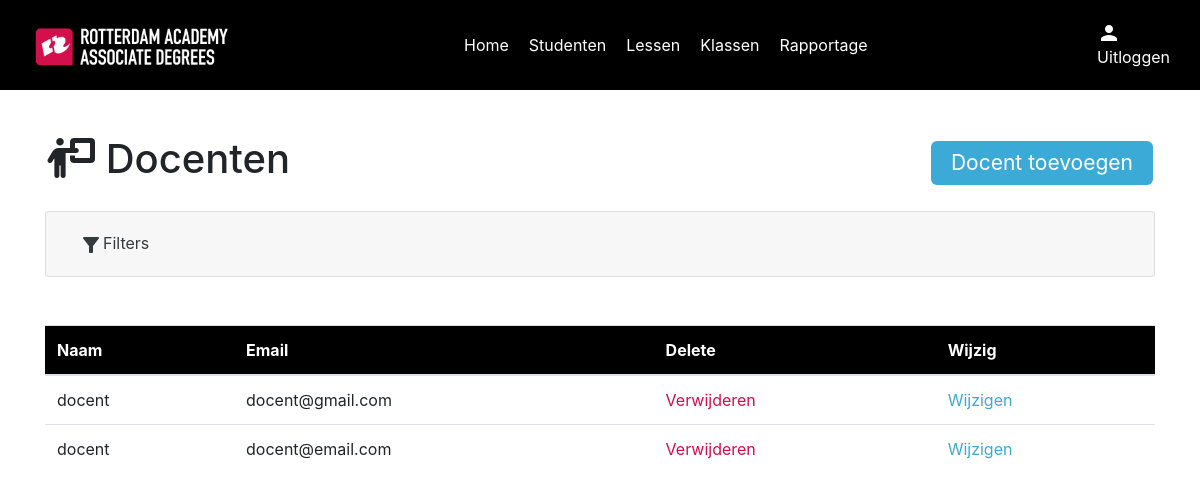
/docenten_overzicht, run on the app's committed database.
### models/userModel.py (models this page shows)
class User(UserMixin, db.Model):
    id = db.Column(db.Integer, primary_key=True)
    name = db.Column(db.String(100), nullable=False)
    email = db.Column(db.String(100), nullable=False)
    password = db.Column(db.String(255), nullable=True)
    role = db.Column(db.Integer, nullable=False)
    studentNumber = db.Column(db.Integer, nullable=True)
    def to_dict(self):
        return {
            'id': self.id,
            'name': self.name,
            'email': self.email,
            'password': self.password,
            'role': self.role,
            'student_number': self.studentNumber
        }

### routes/teacherRoutes.py (the view)
    @app.route("/docenten_overzicht")
    def teachers_index():
        teachers = TeacherController.get_all_teachers()
        return render_template(
            "teachers/index.html", teachers=teachers
        )

### controllers/teacherController.py (called while the page is built)
    @staticmethod
    def get_all_teachers():
        teachers = User.query.filter_by(role=2)
        teachers_dict = [teacher.to_dict() for teacher in teachers]
        return teachers_dict

### templates/teachers/index.html (shortened to what this page needs)
{% include "layout.html" %}
{% block content %}
{% include "navigation.html" %}
<div class="container">
    <div class="index" id="teachers">
        <div class="top-content">
            <h1><span class="fa-solid fa-person-chalkboard"></span> Docenten</h1>
            <a href="#" class="button" id="btnCreate" data-toggle="modal" data-target="#teacherModalCreate">Docent toevoegen</a>
        </div>
        <div class="accordion mb-5" id="filterAccordion">
            <div class="card">
              <div class="card-header" id="filterAccordionHeader">
                <h2 class="mb-0">
                  <button class="btn btn-link btn-block text-left text-dark" type="button" data-toggle="collapse" data-target="#collapseOne" aria-expanded="true" aria-controls="collapseOne">
                    <span class="material-icons">filter_alt</span>Filters
                  </button>
                </h2>
              </div>
            </div>
        </div>
        <table class="table">
            <thead style="background-color: black; color: #fff;">
            <tr>
                <th scope="Name">Naam</th>
                <th scope="Email">Email</th>
                <th scope="Delete">Delete</th>
                <th scope="Change">Wijzig</th>
            </tr>
            </thead>
            <tbody>
            {% for teacher in teachers %}
            <tr>
                <td>{{ teacher.name }}</td>
                <td>{{ teacher.email }}</td>
                <td><a href="#" class="red showDeleteRowModal" data-id="{{ teacher.id }}" data-toggle="modal" data-target="#deleteRowConfirmation">Verwijderen</a></td>
                <td><a href="#" class="blue" data-id="{{ teacher.id }}" id="btnEdit" data-toggle="modal"
                       data-target="#teacherModalUpdate">Wijzigen</a></td>
            </tr>
            {% endfor %}
            </tbody>
        </table>
    </div>
</div>
{% endblock %}

### static/css/style.css (style rules this page uses)
:root { --black: #000; --white: #fff; --racRed: #D30E4C; --racBlue: #3CAAD7; --textColor: #272727; }
.container { position: relative; top: 90px; }
.button { background-color: var(--racBlue); border: none; color: var(--white); padding: 6px 20px; text-align: center; display: inline-block; font-size: 21px; margin: 4px 2px; border-radius: 6px; }
.red { color: var(--racRed) !important; }
.blue { color: var(--racBlue) !important; }
.index .top-content { display: flex; justify-content: space-between; align-items: center; margin: 45px 0 20px 0; }
.material-icons { vertical-align: middle; }

### data on the page
User: name "docent", email "docent@gmail.com"
User: name "docent", email "docent@email.com"
